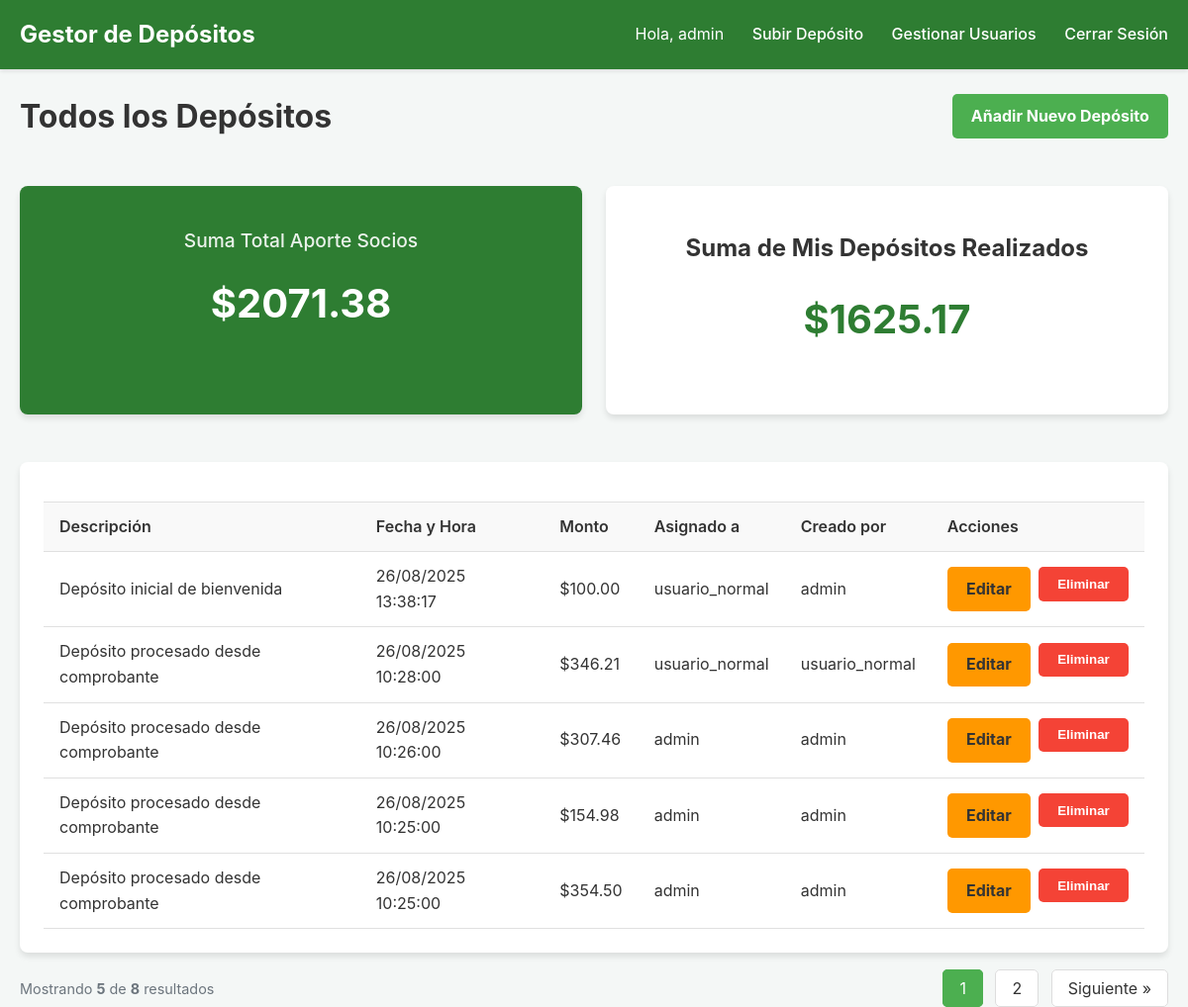
The page /dashboard (signed in) on the database its author committed.
### app.py (models this page shows, shortened)
class User(UserMixin, db.Model):
    id = db.Column(db.Integer, primary_key=True)
    username = db.Column(db.String(80), unique=True, nullable=False)
    password_hash = db.Column(db.String(120), nullable=False)
    role = db.Column(db.String(20), nullable=False, default='normal') # Roles: 'admin' o 'normal'
    @property
    def is_admin(self):
        return self.role == 'admin'

class Deposit(db.Model):
    id = db.Column(db.Integer, primary_key=True)
    description = db.Column(db.String(200), nullable=False)
    amount = db.Column(db.Float, nullable=False)
    timestamp = db.Column(db.DateTime, nullable=False, default=datetime.utcnow)
    proof_number = db.Column(db.String(100), nullable=True) # Nuevo campo
    origin_account = db.Column(db.String(100), nullable=True) # Nuevo campo
    destination_account = db.Column(db.String(100), nullable=True) # Nuevo campo
    recipient_id = db.Column(db.Integer, db.ForeignKey('user.id'), nullable=False)
    creator_id = db.Column(db.Integer, db.ForeignKey('user.id'), nullable=False)
    recipient = db.relationship('User', foreign_keys=[recipient_id], backref=db.backref('deposits', lazy='dynamic'))
    creator = db.relationship('User', foreign_keys=[creator_id], backref=db.backref('created_deposits', lazy=True))

### app.py (the view)
@app.route('/dashboard')
@login_required
def dashboard():
    page = request.args.get('page', 1, type=int)
    global_total_sum = db.session.query(db.func.sum(Deposit.amount)).scalar() or 0
    personal_total_sum = db.session.query(db.func.sum(Deposit.amount)).filter(Deposit.recipient_id == current_user.id).scalar() or 0
    if current_user.is_admin:
        deposits_query = Deposit.query.order_by(Deposit.timestamp.desc())
    else:
        deposits_query = current_user.deposits.order_by(Deposit.timestamp.desc())
    deposits_pagination = deposits_query.paginate(page=page, per_page=5, error_out=False)
    deposits = deposits_pagination.items
    return render_template(
        'dashboard.html',
        deposits=deposits,
        global_total_sum=global_total_sum,
        personal_total_sum=personal_total_sum,
        pagination=deposits_pagination
    )

### app.py (called while the page is built)
@login_manager.user_loader
def load_user(user_id):
    return User.query.get(int(user_id))

### templates/dashboard.html (shortened to what this page needs)
{% extends 'base.html' %}
{% block content %}
<div class="page-header">
    <h1 class="page-title">
        {% if current_user.is_admin %}
            Todos los Depósitos
        {% else %}
            Mis Depósitos
        {% endif %}
    </h1>
    {% if current_user.is_admin %}
        <a href="{{ url_for('create_deposit') }}" class="btn btn-primary">
            Añadir Nuevo Depósito
        </a>
    {% endif %}
</div>
<div style="display: grid; grid-template-columns: repeat(auto-fit, minmax(250px, 1fr)); gap: 1.5rem; margin-bottom: 1.5rem;">
    <div class="card total-sum-card">
        <h2>Suma Total Aporte Socios</h2>
        <p>${{ "%.2f"|format(global_total_sum) }}</p>
    </div>
    <div class="card" style="background-color: #fff; color: #333; text-align: center;">
        <h2>Suma de Mis Depósitos Realizados</h2>
        <p style="color: #2E7D32; font-size: 2.5rem; font-weight: bold; margin-top: 0.5rem;">${{ "%.2f"|format(personal_total_sum) }}</p>
    </div>
</div>
<div class="card">
    <div class="table-wrapper">
        <table class="table">
            <thead>
                <tr>
                    <th>Descripción</th>
                    <th>Fecha y Hora</th>
                    <th>Monto</th>
                    {% if current_user.is_admin %}
                        <th>Asignado a</th>
                        <th>Creado por</th>
                        <th>Acciones</th>
                    {% endif %}
                </tr>
            </thead>
            <tbody>
                {% for deposit in deposits %}
                <tr>
                    <td>{{ deposit.description }}</td>
                    <td>{{ deposit.timestamp.strftime('%d/%m/%Y %H:%M:%S') }}</td>
                    <td>${{ "%.2f"|format(deposit.amount) }}</td>
                    {% if current_user.is_admin %}
                        <td>{{ deposit.recipient.username }}</td>
                        <td>{{ deposit.creator.username }}</td>
                        <td>
                            <div class="table-actions">
                                <a href="{{ url_for('edit_deposit', deposit_id=deposit.id) }}" class="btn btn-warning">Editar</a>
                                <form action="{{ url_for('delete_deposit', deposit_id=deposit.id) }}" method="POST" onsubmit="return confirm('¿Estás seguro?');">
                                    <button type="submit" class="btn btn-danger">Eliminar</button>
                                </form>
                            </div>
                        </td>
                    {% endif %}
                </tr>
                {% else %}
                <tr>
                    <td colspan="{% if current_user.is_admin %}6{% else %}3{% endif %}" style="text-align: center; padding: 2rem;">No hay depósitos para mostrar.</td>
                </tr>
                {% endfor %}
            </tbody>
        </table>
    </div>
</div>
{% if pagination and pagination.total > pagination.per_page %}
<div class="pagination">
    <div class="pagination-info">
        Mostrando <b>{{ pagination.items|length }}</b> de <b>{{ pagination.total }}</b> resultados
    </div>
    <div class="pagination-links">
        {% for page_num in pagination.iter_pages() %}
            {% if page_num %}
                <a href="{{ url_for('dashboard', page=page_num) }}" class="{{ 'active' if page_num == pagination.page else '' }}">{{ page_num }}</a>
            {% else %}
                <span class="ellipsis">…</span>
            {% endif %}
        {% endfor %}
        {% if pagination.has_next %}
            <a href="{{ url_for('dashboard', page=pagination.next_num) }}">Siguiente &raquo;</a>
        {% endif %}
    </div>
</div>
{% endif %}
{% endblock %}

### templates/base.html (shortened to what this page needs)
<!doctype html>
<html lang="es">
<head>
    <link rel="stylesheet" href="{{ url_for('static', filename='css/style.css') }}">
</head>
<body>
    <nav class="navbar">
        <div class="container navbar-content">
            <a href="{{ url_for('dashboard') }}" class="navbar-brand">Gestor de Depósitos</a>
            <div class="navbar-links">
                {% if current_user.is_authenticated %}
                    <span class="navbar-user">Hola, {{ current_user.username }}</span>
                    <a href="{{ url_for('upload_deposit') }}">Subir Depósito</a>
                    {% if current_user.is_admin %}
                        <a href="{{ url_for('list_users') }}">Gestionar Usuarios</a>
                    {% endif %}
                    <a href="{{ url_for('logout') }}">Cerrar Sesión</a>
                {% else %}
                    <a href="{{ url_for('login') }}">Iniciar Sesión</a>
                {% endif %}
            </div>
        </div>
    </nav>
    <main class="container">
        {% block content %}{% endblock %}
    </main>
</body>
</html>

### static/css/style.css (style rules this page uses)
body { font-family: -apple-system, BlinkMacSystemFont, "Segoe UI", Roboto, "Helvetica Neue", Arial, sans-serif; background-color: #f4f7f6; color: #333; margin: 0; line-height: 1.6; }
.container { max-width: 1200px; margin: 0 auto; padding: 0 20px; }
.navbar { background-color: #2E7D32; color: #fff; padding: 1rem 0; box-shadow: 0 2px 4px rgba(0,0,0,0.1); }
.navbar-content { display: flex; justify-content: space-between; align-items: center; }
.navbar-brand { font-size: 1.5rem; font-weight: bold; color: #fff; text-decoration: none; }
.navbar-links a { color: #fff; text-decoration: none; margin-left: 1.5rem; font-weight: 500; }
.navbar-user { margin-left: 1.5rem; }
main { padding-top: 2rem; padding-bottom: 2rem; }
.card { background-color: #fff; border-radius: 8px; box-shadow: 0 4px 6px rgba(0,0,0,0.1); padding: 1.5rem; margin-bottom: 1.5rem; }
.page-header { display: flex; flex-wrap: wrap; justify-content: space-between; align-items: center; margin-bottom: 1.5rem; gap: 1rem; }
.page-title { font-size: 2rem; font-weight: bold; }
.btn { display: inline-block; text-decoration: none; font-weight: bold; color: #fff; padding: 0.6rem 1.2rem; border-radius: 5px; text-align: center; cursor: pointer; border: none; transition: background-color 0.2s ease-in-out; }
.btn-primary { background-color: #4CAF50; }
.btn-danger { background-color: #f44336; }
.btn-warning { background-color: #ff9800; color: #333; }
.table-wrapper { overflow-x: auto; }
.table { width: 100%; border-collapse: collapse; margin-top: 1rem; }
.table th, .table td { padding: 0.75rem 1rem; text-align: left; border-bottom: 1px solid #e0e0e0; }
.table thead th { background-color: #f9f9f9; font-weight: 600; color: #333; border-top: 1px solid #e0e0e0; }
.table-actions { display: flex; gap: 0.5rem; }
.total-sum-card { background-color: #2E7D32; color: #fff; text-align: center; }
.total-sum-card h2 { font-size: 1.2rem; font-weight: 500; opacity: 0.9; }
.total-sum-card p { font-size: 2.5rem; font-weight: bold; margin-top: 0.5rem; }
.pagination { display: flex; justify-content: space-between; align-items: center; margin-top: 1.5rem; }
.pagination-info { font-size: 0.9rem; color: #6c757d; }
.pagination-links a { text-decoration: none; padding: 0.5rem 1rem; border: 1px solid #ddd; border-radius: 5px; color: #333; background-color: #fff; margin-left: 0.5rem; }
.pagination-links a.active { background-color: #4CAF50; color: white; border-color: #4CAF50; }

### rows shown on the page
User: username "admin"
Deposit: description "Depósito inicial de bienvenida", timestamp "26/08/2025 13:38:17", amount "100.00", recipient.username "usuario_normal", creator.username "admin"
Deposit: description "Depósito procesado desde comprobante", timestamp "26/08/2025 10:28:00", amount "346.21", recipient.username "usuario_normal", creator.username "usuario_normal"
Deposit: description "Depósito procesado desde comprobante", timestamp "26/08/2025 10:26:00", amount "307.46", recipient.username "admin", creator.username "admin"
Deposit: description "Depósito procesado desde comprobante", timestamp "26/08/2025 10:25:00", amount "154.98", recipient.username "admin", creator.username "admin"
Deposit: description "Depósito procesado desde comprobante", timestamp "26/08/2025 10:25:00", amount "354.50", recipient.username "admin", creator.username "admin"

### other values the page prints
{{ "%.2f"|format(global_total_sum) }} "2071.38"
{{ "%.2f"|format(personal_total_sum) }} "1625.17"
{{ pagination.items|length }} "5"
{{ pagination.total }} "8"
{{ page_num }} "1" "2"
